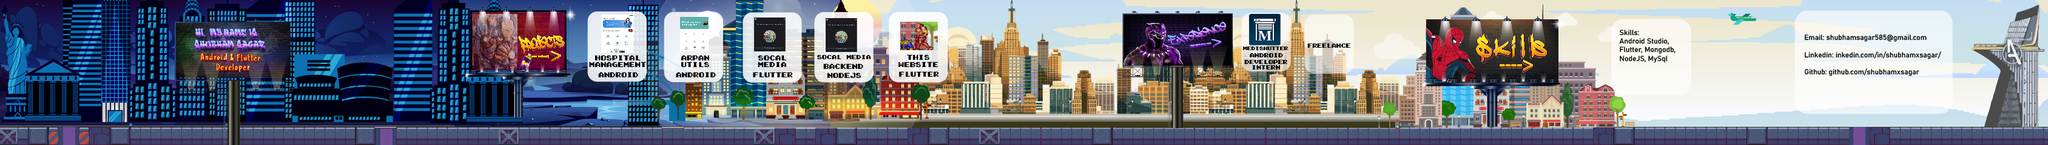

This game map was drawn from its Tiled (.tmx) file and the tilesets committed beside it. A one-line description and the trimmed map source follow:
An orthogonal 211x15 tile map with 16x16 px tiles, 1 tile layer (Tile Layer 1), 4 tilesets and 15 objects (4x Goomba, 3x Mystery, Mario, Superman, Captain, ...).

<map version="1.10" tiledversion="1.10.2" orientation="orthogonal" renderorder="right-down" width="211" height="15" tilewidth="16" tileheight="16" infinite="0" nextlayerid="5" nextobjectid="67">
 <editorsettings>
  <export target="world_1_1_map.tmx" format="tmx" />
 </editorsettings>
 <tileset firstgid="1" source="world_1_1_.tsx" />
 <tileset firstgid="3166" source="pop-01.tsx" />
 <tileset firstgid="6331" source="map.tsx" />
 <tileset firstgid="9496" source="map-01.tsx" />
 <layer id="1" name="Tile Layer 1" width="211" height="15">
  <data>[3165 cells, 3165 non-empty, 3165 distinct tile ids]</data>
 </layer>
 <objectgroup id="2" name="Platforms">
  <object id="51" x="-51.5152" y="209.091" width="3475.76" height="63.6364" />
 </objectgroup>
 <objectgroup id="3" name="Actors">
  <object id="33" name="Mario" x="32" y="192" width="16" height="16" />
  <object id="34" name="Goomba" x="352" y="192" width="16" height="16" />
  <object id="35" name="Goomba" x="880" y="192" width="16" height="16" />
  <object id="36" name="Goomba" x="1744" y="192" width="16" height="16" />
  <object id="37" name="Goomba" x="2720" y="192" width="16" height="16" />
  <object id="61" name="Superman" x="608" y="188.667" width="20" height="16.6667" />
  <object id="62" name="Captain" x="398.667" y="189.333" width="20" height="20" />
  <object id="63" name="Spiderman" x="1042.67" y="188.667" width="22.6667" height="20.6667" />
  <object id="64" name="Hulk" x="2958" y="190" width="24.6667" height="18.6667" />
  <object id="65" name="Thor" x="1415.33" y="186" width="25.3333" height="23.3333" />
  <object id="66" name="Doraemon" x="2308.67" y="191.333" width="24" height="18.6667" />
 </objectgroup>
 <objectgroup id="4" name="Blocks">
  <object id="54" name="Mystery" x="280" y="136.667" />
  <object id="55" name="Mystery" x="298.667" y="136.667" />
  <object id="56" name="Mystery" x="318" y="136" />
 </objectgroup>
</map>